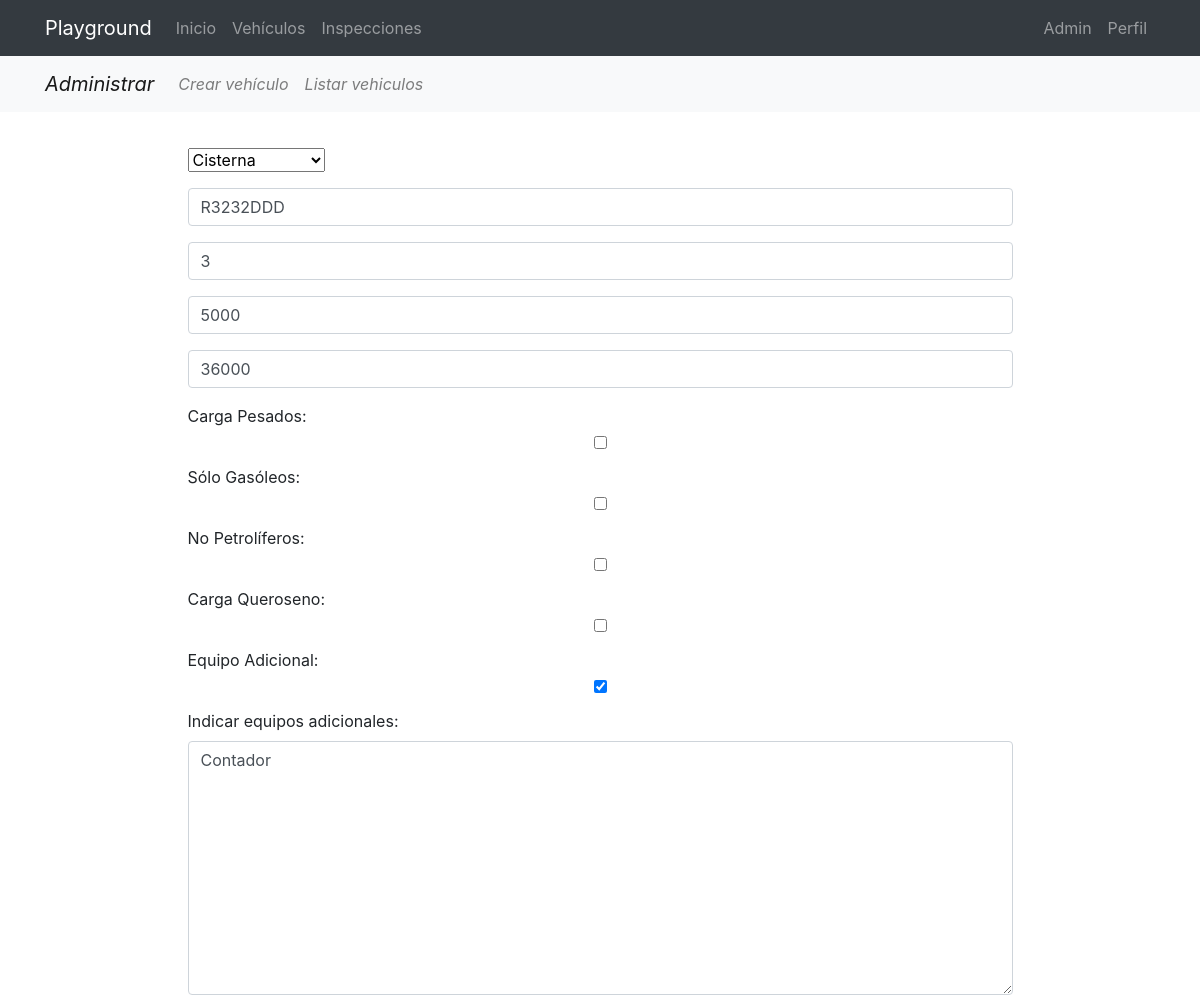
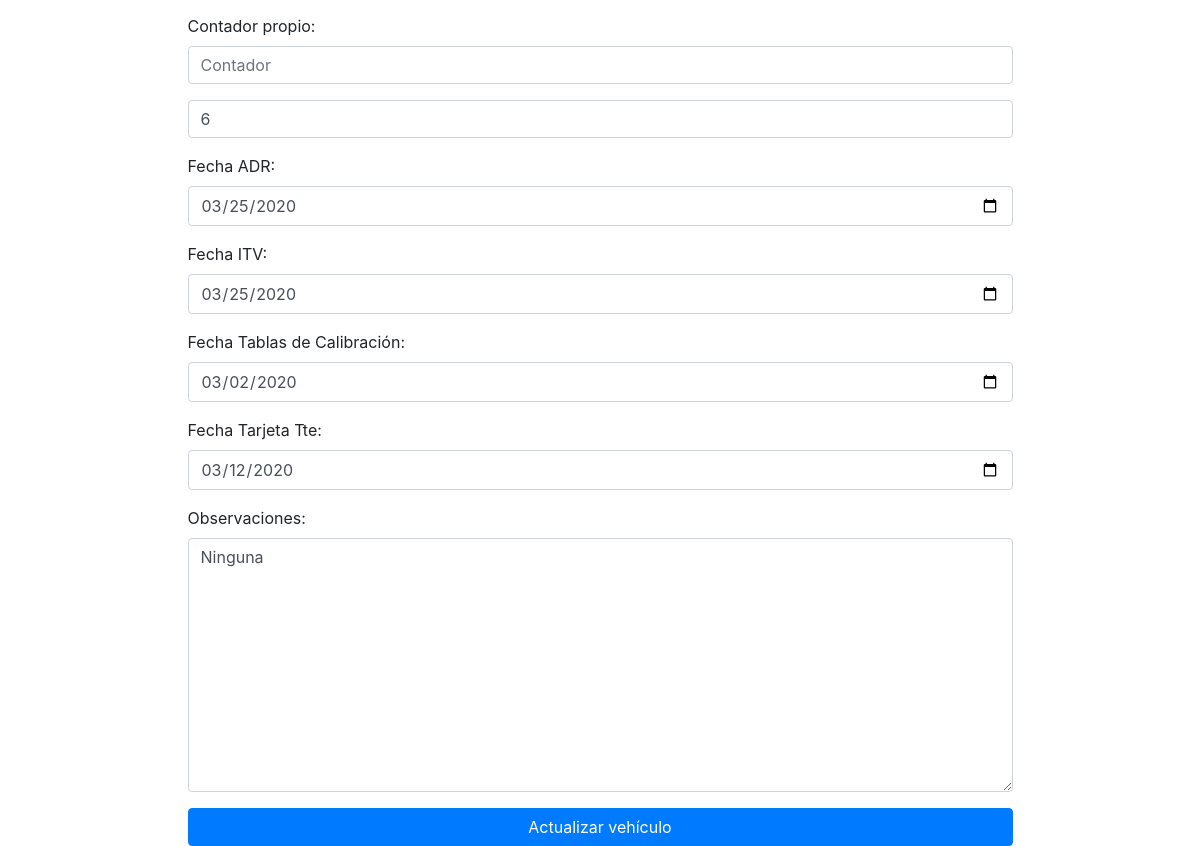
Page /vehiculos/update/8 (signed in) on the committed database (2 pictures, top to bottom).
### vehiculos/models.py (models this page shows, shortened)
class Vehiculo(models.Model):
	tipo = models.IntegerField(choices=TIPO_VEHICULO,default=1,verbose_name='Tipo de Vehículo')
	matricula = models.CharField(verbose_name='Matrícula',max_length=8)
	avatar = models.ImageField(upload_to='profiles',null=True, blank=True)
	ejes = models.IntegerField(verbose_name='Ejes',blank=True,null=True)
	tara = models.IntegerField(verbose_name='Tara',blank=True,null=True)
	peso_maximo = models.IntegerField(verbose_name='Peso Máximo',blank=True,null=True)
	carga_pesados = models.BooleanField(verbose_name='Carga Pesados',default=False)
	solo_gasoleos = models.BooleanField(verbose_name='Sólo Gasóleos',default=False)
	no_petroliferos = models.BooleanField(verbose_name='No Petrolíferos',default=False)
	carga_queroseno = models.BooleanField(verbose_name='Carga Queroseno',default=False)
	equipo_adicional = models.BooleanField(verbose_name='Equipo Adicional', default=False)
	equipos = models.CharField(verbose_name='Indicar equipos adicionales',null=True,blank=True,max_length=500)
	contador = models.BooleanField(verbose_name='Contador', blank=True,null=True)
	compartimentos = models.IntegerField(verbose_name='Compartimentos',blank=True,null=True)
	tipo_adr = models.CharField(verbose_name='Tipo ADR',max_length=8,blank=True,null=True)
	fechaadr = models.DateTimeField(verbose_name='Fecha ADR')
	fechaitv = models.DateTimeField(verbose_name='Fecha ITV')
	fechatablas = models.DateTimeField(verbose_name='Fecha Tablas Calibración')
	fechatarjetatte = models.DateTimeField(verbose_name='Fecha Tarjeta Tte')
	observaciones = models.CharField(verbose_name='Observaciones',null=True,blank=True,max_length=500)
	editado = models.DateTimeField(auto_now=True,verbose_name='Editado')
	creado = models.DateTimeField(auto_now_add=True,verbose_name='Creado')
	class Meta:
		verbose_name = "vehículo"
		verbose_name_plural = "vehículos"
		ordering = ['matricula','editado']

### vehiculos/views.py (the view, shortened to what this page needs)
# urls.py: path('update/<int:pk>', VehiculoUpdateView.as_view(), name="update_vehiculo"),
@method_decorator(staff_member_required,name='dispatch')
class VehiculoUpdateView(UpdateView):
	model = Vehiculo
	form_class = VehiculoUpdateForm
	template_name_suffix = '_update_form'

### vehiculos/templates/vehiculos/vehiculo_update_form.html (shortened to what this page needs)
{% extends 'core/base.html' %}
{% load static %}
{% block content %}
{% include 'vehiculos/includes/vehiculos_menu.html'%}
<main role="main">
  <div class="container">
    <div class="row mt-3">
      <div class="col-md-9 mx-auto">
        <div>
            <form action="" method="post">{% csrf_token %}
                {{ form.as_p }}
              <div class="text-center">
                <input type="submit" class="btn btn-primary btn-block" value="Actualizar vehículo" />
              </div>
            </form>
        </div>
      </div>
    </div>
  </div>
</main>
{% endblock %}

### core/static/core/css/main.css (style rules this page uses)
main { padding-top: 20px; }
:root { --jumbotron-padding-y: 3rem; }

### rows in the picture
Vehiculo: tipo "Cisterna", matricula "R3232DDD", ejes "3", tara "5000", peso_maximo "36000", equipo_adicional "☑", equipos "Contador", compartimentos "6", fechaadr "03/25/2020", fechaitv "03/25/2020", fechatablas "03/02/2020", fechatarjetatte "03/12/2020", observaciones "Ninguna"
